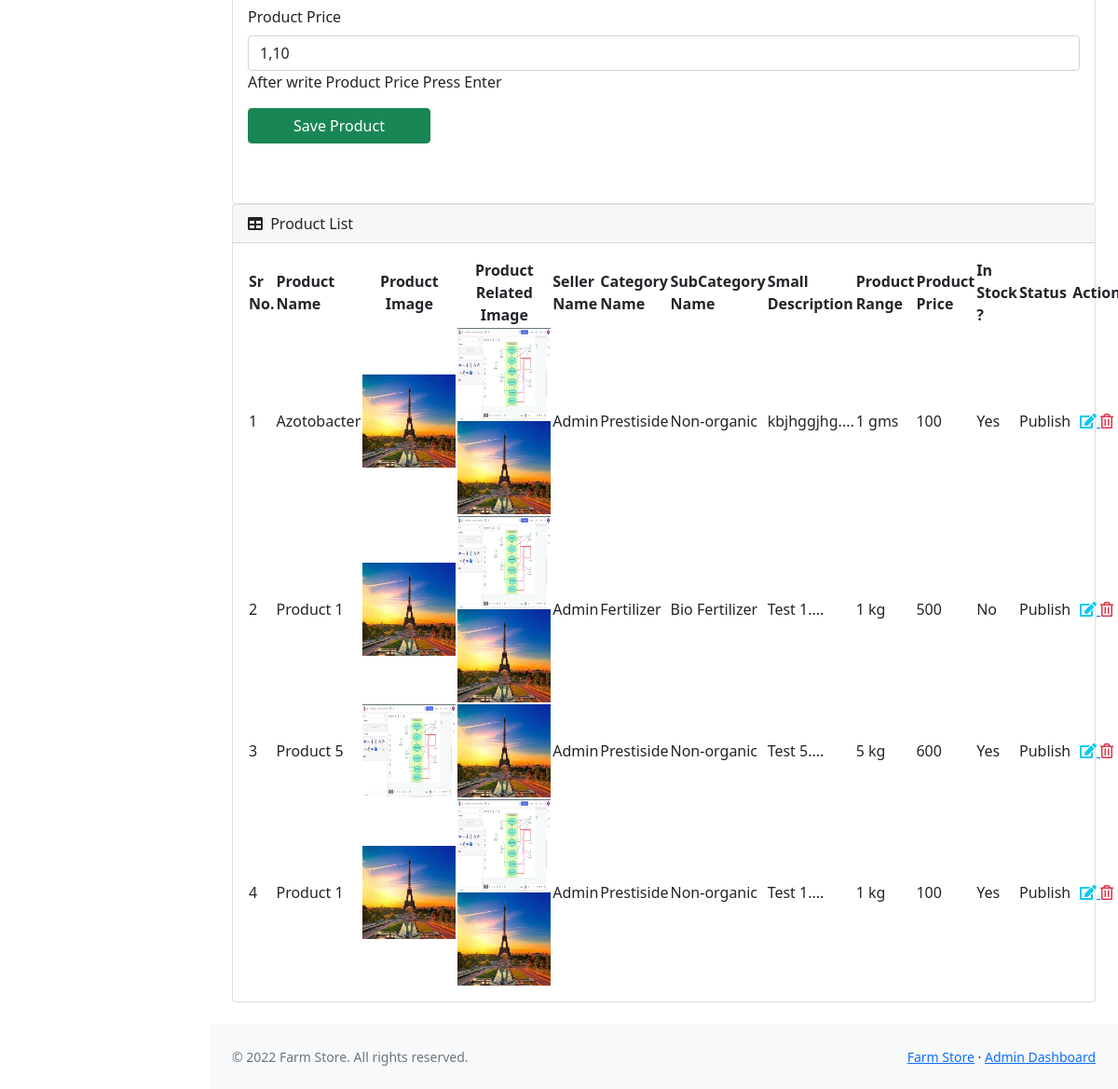
Before: /admin/product.php (signed in, lower part) with the older database file.
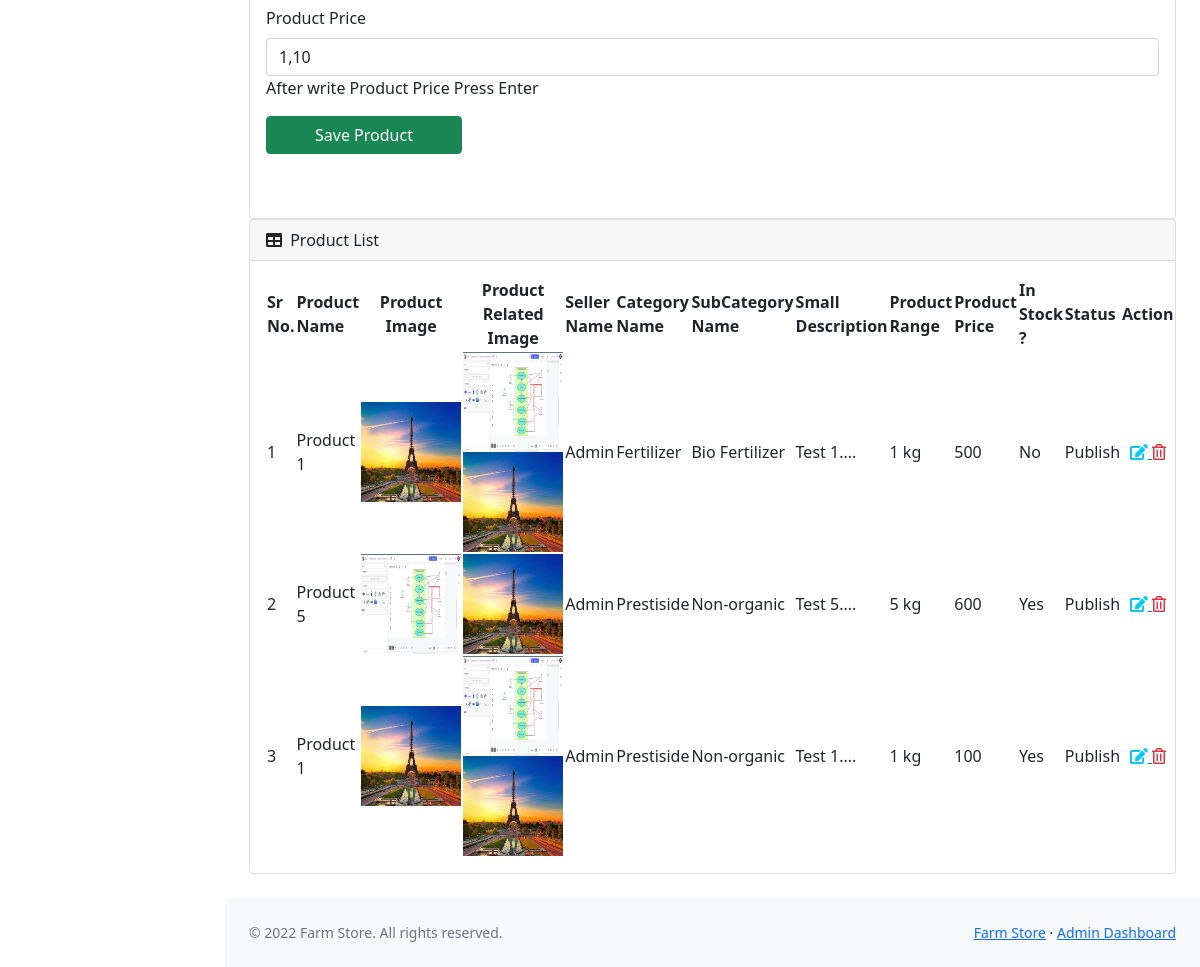
After: the same page with the newer database file.
### tables this page shows
CREATE TABLE `product` (
  `id` int(11) NOT NULL,
  `pname` text NOT NULL,
  `sname` text NOT NULL,
  `cid` int(11) NOT NULL,
  `sid` int(11) NOT NULL,
  `psdesc` text NOT NULL,
  `pgms` text NOT NULL,
  `pprice` text NOT NULL,
  `status` int(11) NOT NULL,
  `stock` int(11) NOT NULL,
  `pimg` text NOT NULL,
  `prel` longtext DEFAULT NULL,
  `date` datetime NOT NULL,
  `discount` int(11) NOT NULL DEFAULT 0,
  `popular` int(11) NOT NULL,
  `area` varchar(255) NOT NULL DEFAULT 'Mohanogor'
);

CREATE TABLE `category` (
  `id` int(11) NOT NULL,
  `catname` text NOT NULL,
  `catimg` text NOT NULL
);

CREATE TABLE `subcategory` (
  `id` int(11) NOT NULL,
  `cat_id` int(11) NOT NULL,
  `name` text NOT NULL,
  `img` text NOT NULL
);

### admin/product.php (the view, shortened to what the changed rows need)
<?php include('../include/dbconfig.php') ?>
<!DOCTYPE html>
<html lang="en">
<head>
    <?php include('include/csslist.php') ?>
</head>
<body class="sb-nav-fixed">
<div id="layoutSidenav">
    <div id="layoutSidenav_content">
        <main>
            <div class="container-fluid px-4">
                <div class="row">
                    <div class="col-lg-12">
                        <div class="card mb-4">
                            <div class="card-body">
                                <table id="datatablesSimple">
                                    <thead>
                                    <tr>
                                        <th>Sr No.</th>
                                        <th>Product Name</th>
                                        <th class="text-center">Product Image</th>
                                        <th class="text-center">Product Related Image</th>
                                        <th>Seller Name</th>
                                        <th>Category Name</th>
                                        <th>SubCategory Name</th>
                                        <th>Small Description</th>
                                        <th>Product Range</th>
                                        <th>Product Price</th>
                                        <th>In Stock ?</th>
                                        <th>Status</th>
                                        <th class="text-center">Action</th>
                                    </tr>
                                    </thead>
                                    <tbody>
                                    <?php
                                    $jj = $con->query("select * from product order by id desc");
                                    $i = 0;
                                    while ($rkl = $jj->fetch_assoc()) {
                                        $i = $i + 1;
                                        ?>
                                        <tr>
                                            <td><?php echo $i; ?></td>
                                            <td><?php echo $rkl['pname']; ?></td>
                                            <td class="text-center"><img src="../<?php echo $rkl['pimg']; ?>" width="100" height="100" /></td>
                                            <td class="text-center"><?php $sb = explode(',', $rkl['prel']);
                                                foreach ($sb as $bb) {
                                                    if ($bb == '') {
                                                    } else {
                                                        ?>
                                                        <img src="../<?php echo $bb; ?>" width="100" height="100" />
                                                        <?php
                                                    }
                                                }
                                                ?></td>
                                            <td><?php echo $rkl['sname']; ?></td>
                                            <td><?php $cat = $con->query("select * from category where id=" . $rkl['cid'] . "")->fetch_assoc();
                                                echo $cat['catname']; ?></td>
                                            <td><?php $cat = $con->query("select * from subcategory where id=" . $rkl['sid'] . "")->fetch_assoc();
                                                echo $cat['name']; ?></td>
                                            <td><?php echo substr($rkl['psdesc'], 0, 100) . '....'; ?></td>
                                            <td><?php echo str_replace('$;', ', ', $rkl['pgms']); ?></td>
                                            <td><?php echo str_replace('$;', ', ', $rkl['pprice']); ?></td>
                                            <td><?php if ($rkl['stock'] == 1) {
                                                    echo 'Yes';
                                                } else {
                                                    echo 'No';
                                                } ?></td>
                                            <td><?php if ($rkl['status'] == 1) {
                                                    echo 'Publish';
                                                } else {
                                                    echo 'Unpublish';
                                                } ?></td>
                                            <td class="text-center">
                                                <a class="primary" href="product.php?edit=<?php echo $rkl['id']; ?>" data-original-title="" title="">
                                                    <i class="fas fa-edit text-info"></i>
                                                </a>
                                                <a class="danger" data-original-title="" href="?dele=<?php echo $rkl['id']; ?>" title="">
                                                    <i class="far fa-trash-alt text-danger"></i>
                                                </a>
                                            </td>
                                        </tr>
                                    <?php } ?>
                                    </tbody>
                                </table>
                            </div>
                        </div>
                    </div>
                </div>
            </div>
        </main>
    </div>
</div>
</body>
</html>

Changed rows visible on the page:
removed product: pname "Azotobacter", pimg (picture), prel (picture), sname "Admin", category.catname "Prestiside", subcategory.name "Non-organic", psdesc "kbjhggjhg", pgms "1 gms", pprice "100", stock "Yes", status "Publish"
